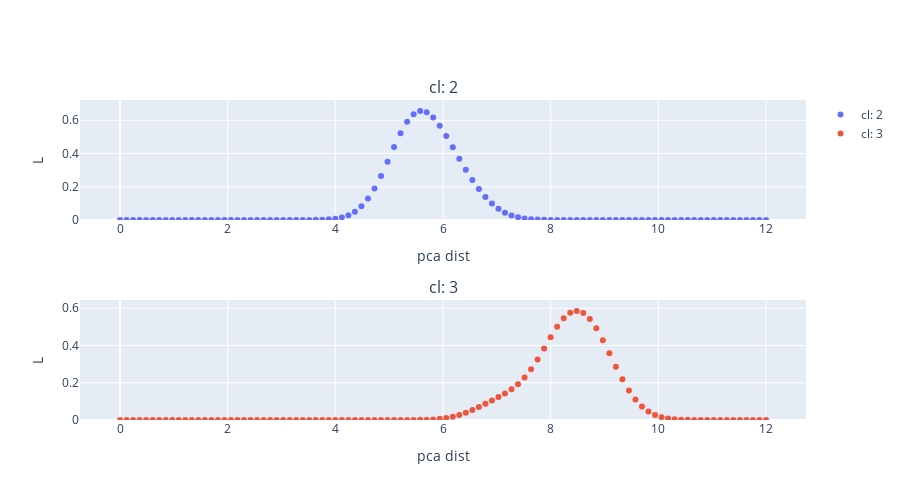
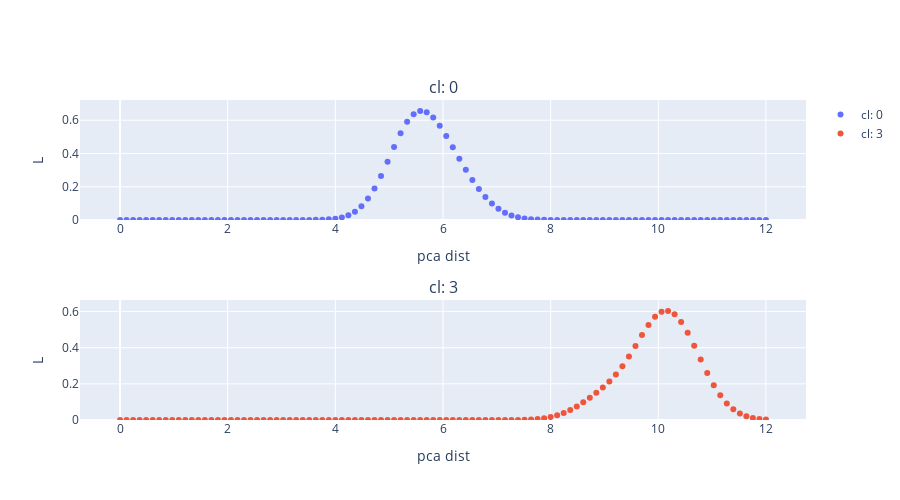
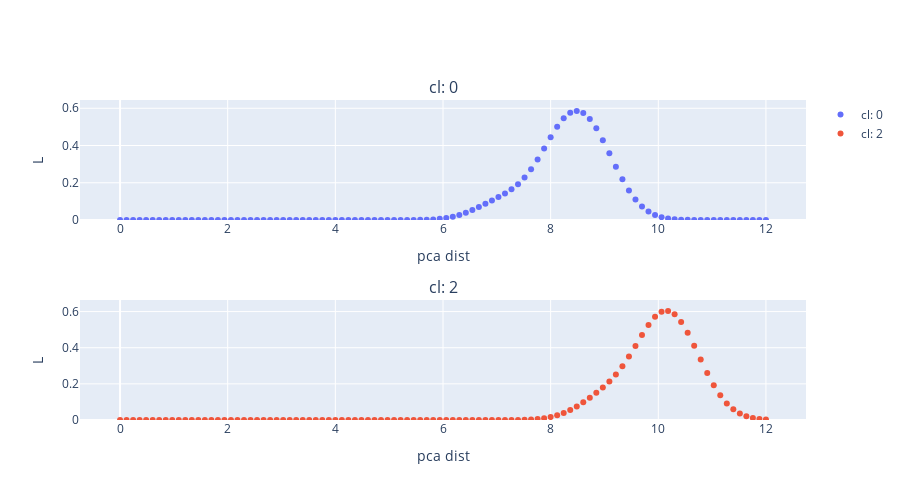

The notebook cell saved with these charts, in order:
### Markdown cell above
#### iv. plot

We gathered the distances between target clusters across windows. Below we plot, for each target cluster, the distribution of distance to every other target cluster.

### Code cell
range_dists= np.linspace(0,12,100)
range_dists= range_dists.reshape(-1,1)
gp= 0

dist_gens= {}

for gp in sorted(dists_dict.keys()):
    gp_sub_gens= plot_distances(dists_dict,gp,range_dists,height= 500,width= 900)
    dist_gens[gp]= gp_sub_gens
